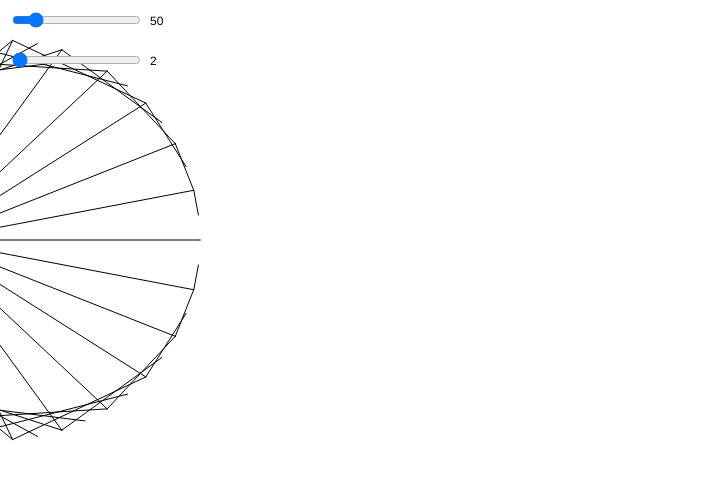
Frame 1 (no input)
Frame 60 (no input): identical to frame 1, image omitted
Frame 120 (the mouse pressed at the canvas centre since frame 60): identical to frame 1, image omitted

The p5.js sketch that drew this single still picture (run headless with seeded random() and noise() and a simulated clock; from frame 60 on, the mouse is pressed at the canvas centre):

// p5.js sketch
// ── sketch.js
let numP = 100;
let R = 200;
let maxPoints = 200;
let points = [];
let times = 1;

let sliderP, sliderT;

function setup() {

  createCanvas(720,480);

  R = 200;
  
  sliderP = createSlider(10,300,50,10);  

  sliderT = createSlider(2,100,2,1);  
  
  sliderP.position(10, 10);
  sliderT.position(10, 50);


  dr();
  
}

function dr(){
  
  numP = sliderP.value();
  times = sliderT.value();
  background(255);
  text(numP, 150, 25);
  text(times, 150, 65);

	var phi = (2 * PI) / numP ;
	//console.log(phi);
  for (let i = 0; i < numP; i++) {
    //console.log(phi * i);
    let x = R * cos(phi * i); + (width / 2);
    let y = R * sin(phi * i)  + (height / 2);
    points[i] = createVector(x, y);
     //console.log(points[i]);
    //ellipse(x,y, 2,2);
  }
  
  for (let i = 0; i < numP; i++) {
  	let p2 = (i * times) % numP;
    line(points[i].x, points[i].y, points[p2].x, points[p2].y);
    //console.log(p2);
  }
  
}  

function mousePressed(){
  //times++;
  dr();
  
  
}

function mouseMoved(){
	//ellipse(mouseX, mouseY, 5, 5);
	//times = int(map(mouseX, 0, width, 0, 50));
  //numP = int(map(mouseY, 0, height, 0, 200));
  
	//dr();
  // prevent default
  return false;

}  

function keyPressed(){
	//console.log(value);
  //numP = 10;
  dr();
}  

function draw() {
  dr();
  //background(220);
}
